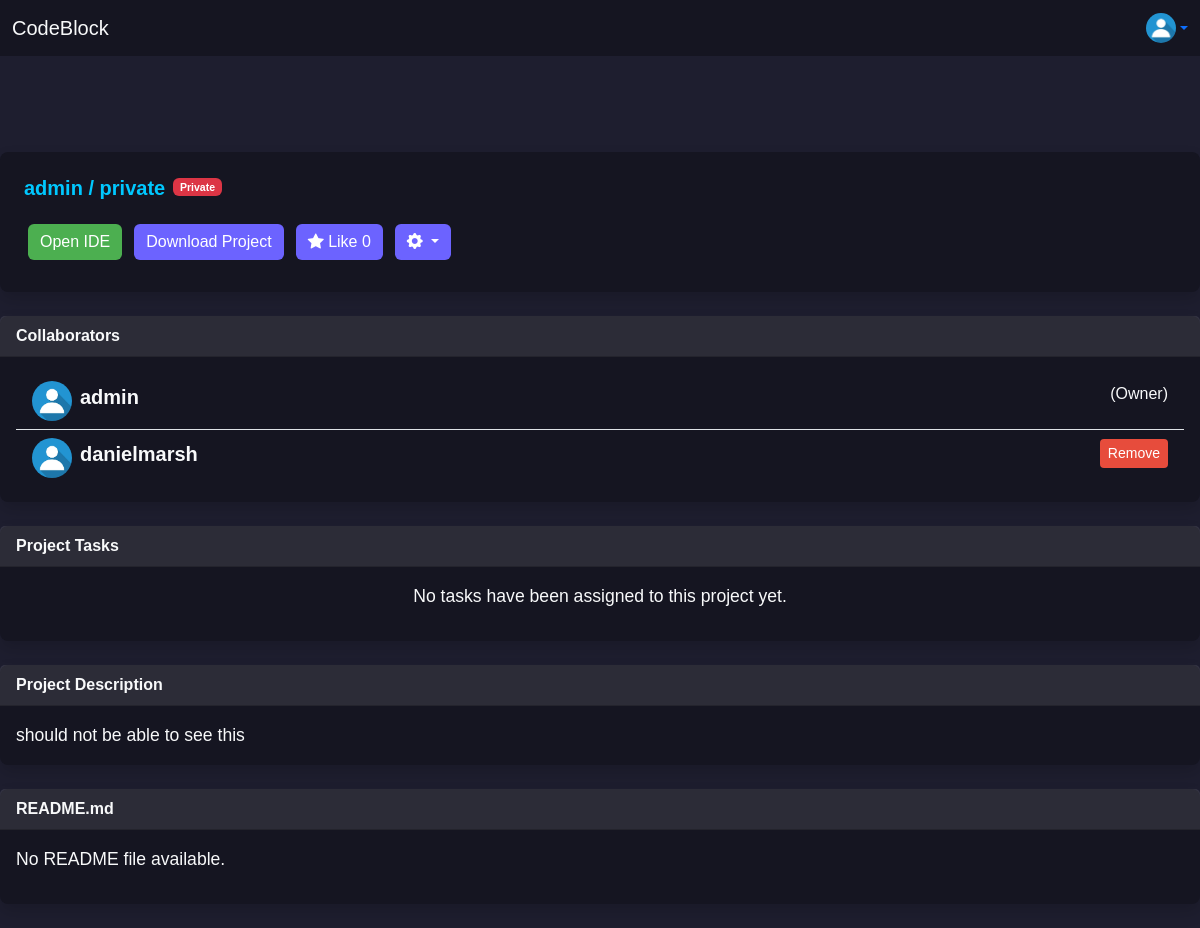
Before: /project/admin/12/ (signed in) with the older database file.
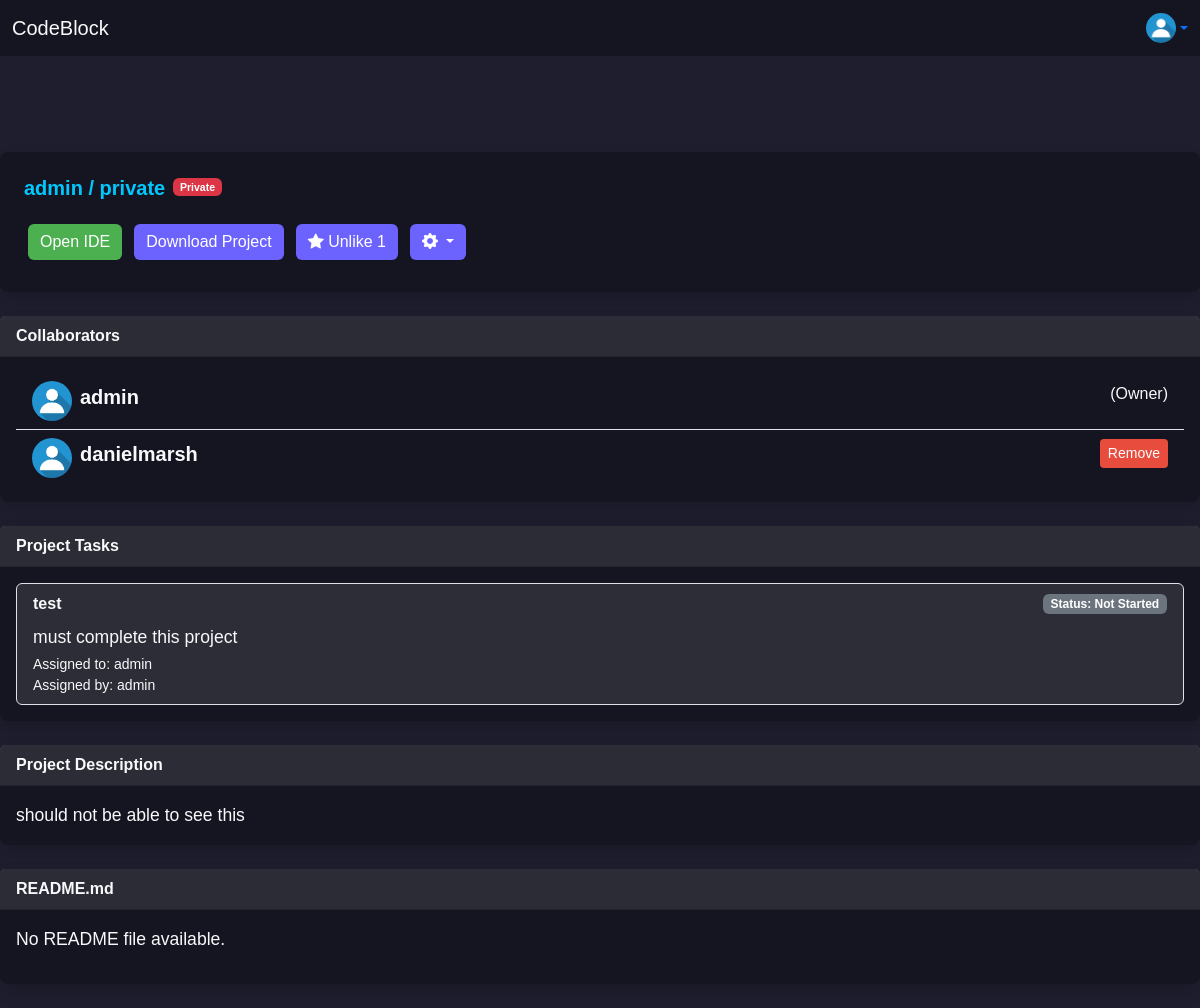
After: the same page with the newer database file.
### ide/models.py (models this page shows, shortened)
class Project(models.Model):
    THEME_CHOICES = [
        ('default', 'Light Mode'),
        ('eclipse', 'Eclipse'),
        ('material', 'Material'),
        ('cobalt', 'Cobalt'),
        ('monokai', 'Monokai'),
        ('dracula', 'Dracula'),
    ]
    SYNTAX_CHOICES = [
        ('auto', 'Auto Detect'),
        ('plain', 'Plain Text'),
        ('python', 'Python'),
        ('javascript', 'JavaScript'),
        ('html', 'HTML'),
        ('css', 'CSS'),
        ('java', 'Java'),
        ('c', 'C'),
        ('cpp', 'C++'),
        ('php', 'PHP'),
        ('ruby', 'Ruby'),
        ('swift', 'Swift'),
        ('go', 'Go'),
        ('rust', 'Rust'),
        ('typescript', 'TypeScript'),
    ]
    user = models.ForeignKey(settings.AUTH_USER_MODEL, on_delete=models.CASCADE)
    project_name = models.CharField(max_length=100)
    project_path = models.CharField(max_length=100, default=default_project_path)
    project_description = TextField(blank=True, null=True)
    selected_theme = models.CharField(max_length=20, choices=THEME_CHOICES, default='default')
    selected_syntax = models.CharField(max_length=20, choices=SYNTAX_CHOICES, default='auto')
    is_public = models.BooleanField(default=False)
    likes = models.PositiveIntegerField(default=0)
    liked_by = models.ManyToManyField(settings.AUTH_USER_MODEL, related_name='liked_projects', blank=True)
    modified_at = models.DateTimeField(auto_now=True)
    created_at = models.DateTimeField(auto_now_add=True)
    collaborators = models.ManyToManyField(settings.AUTH_USER_MODEL, related_name='collaborating_projects', blank=True)

class Task(models.Model):
    STATUS_CHOICES = [
        ('not_started', 'Not Started'),
        ('in_progress', 'In Progress'),
        ('completed', 'Completed'),
    ]
    project = models.ForeignKey('Project', on_delete=models.CASCADE, related_name='tasks')
    assigned_to = models.ForeignKey(settings.AUTH_USER_MODEL, on_delete=models.CASCADE, related_name='tasks')
    assigned_by = models.ForeignKey(settings.AUTH_USER_MODEL, on_delete=models.CASCADE, related_name='tasks_assigned_by')
    title = models.CharField(max_length=100)
    description = models.TextField(blank=True, null=True)
    status = models.CharField(max_length=20, choices=STATUS_CHOICES, default='not_started')
    created_at = models.DateTimeField(auto_now_add=True)
    updated_at = models.DateTimeField(auto_now=True)

### user/models.py (models this page shows, shortened)
class CustomUser(AbstractUser):
    profile_picture = models.ImageField(upload_to='profile_pictures/', null=True, blank=True)
    following = models.ManyToManyField(
        'self',
        symmetrical=False,
        related_name='followers',
        blank=True
    )
    bio = models.TextField(null=True, blank=True)
    activity_log = models.JSONField(default=dict, blank=True)

### ide/views.py (the view, shortened to what this page needs)
# urls.py: path('project/<str:username>/<int:project_id>/', ProjectView.as_view(), name='project'),
class ProjectView(LoginRequiredMixin, TemplateView):
    template_name = 'project.html'
    login_url = 'login'
    def get(self, request, *args, **kwargs):
        project_id = kwargs.get('project_id')
        if project_id:
            try:
                current_project = Project.objects.get(id=project_id)
            except Project.DoesNotExist:
                return redirect('personal_profile')  # Redirect if the project does not exist
        else:
            current_project = Project.objects.order_by('-modified_at').first()
        project_tree = get_project_tree(current_project.project_path)
        readme_content = "<p>No README file available.</p>"
        readme_path = os.path.join(current_project.project_path, "README.md")
        if os.path.exists(readme_path):
            with open(readme_path, "r", encoding="utf-8") as readme_file:
                readme_content = markdown.markdown(readme_file.read())
        context = {
            'current_project': current_project,
            'project_tree': project_tree,
            'readme_content': readme_content,
            'tasks': current_project.tasks.all()
        }
        return render(request, self.template_name, context)

### ide/views.py (called while the page is built, shortened)
def get_project_tree(project_path):
    project_tree = []
    root_dir = os.path.basename(project_path)
    return project_tree

### ide/templates/project.html (shortened to what the changed rows need)
{% extends 'base.html' %}
{% block extra_head %}
    {% load static %}
    <link rel="stylesheet" type="text/css" href="{% static 'project.css' %}">
{% endblock %}
{% block content %}
    <div class="mb-4">
        <div class="card shadow border-0">
            <div class="text-light m-4">
                <div class="d-flex flex-wrap justify-content-start">
                    <h3 class="card-title mb-4">
                        <a href="{% url 'public_profile' current_project.user.username %}" class="card-title">
                            {{ current_project.user.username }}
                        </a>
                        /
                        <a href="{% url 'project' username=current_project.user.username project_id=current_project.id %}" class="card-title">
                            {{ current_project.project_name }}
                        </a>
                    </h3>
                </div>
                <div class="d-flex flex-wrap justify-content-start">
                    <form method="post" action="{% url 'project' username=current_project.user.username project_id=current_project.id %}" class="mx-1">
                        <button type="submit" name="toggle_like" class="btn btn-secondary mx-1 mb-2">
                            <i class="bi bi-star-fill"></i>
                            {% if user in current_project.liked_by.all %}
                                Unlike {{ current_project.likes }}
                            {% else %}
                                Like {{ current_project.likes }}
                            {% endif %}
                        </button>
                    </form>
                </div>
            </div>
        </div>
    </div>
    <div class="mb-4">
        <div class="card shadow border-0">
            <div class="card-body text-light">
                <ul class="list-group list-group-flush">
                    <li class="list-group-item bg-transparent text-light d-flex align-items-center">
                        <img src="{{ current_project.user.profile_picture.url }}" alt="Profile" class="profile-image rounded-circle me-2" style="width: 40px; height: 40px;">
                        <div class="d-flex justify-content-between w-100">
                            <a href="{% url 'public_profile' current_project.user.username %}" class="card-title text-decoration-none text-light fs-5">
                                {{ current_project.user.username }}
                            </a>
                            <span class="text-light ms-2">(Owner)</span>
                        </div>
                    </li>
                    {% for collaborator in current_project.collaborators.all %}
                        <li class="list-group-item bg-transparent text-light d-flex align-items-center">
                            <img src="{{ collaborator.profile_picture.url }}" alt="Profile" class="profile-image rounded-circle me-2" style="width: 40px; height: 40px;">
                            <div class="d-flex justify-content-between w-100">
                                <a href="{% url 'public_profile' collaborator.username %}" class="card-title text-decoration-none text-light fs-5">
                                    {{ collaborator.username }}
                                </a>
                                {% if request.user == current_project.user %}
                                    <form method="post" class="m-0">
                                        <button type="submit" name="remove_collaborator" class="btn btn-danger btn-sm">Remove</button>
                                    </form>
                                {% endif %}
                            </div>
                        </li>
                    {% empty %}
                        <li class="list-group-item bg-transparent text-light">No collaborators added yet.</li>
                    {% endfor %}
                </ul>
            </div>
        </div>
    </div>
    <div class="mb-4">
        <div class="card shadow border-0">
                <div class="card-body text-light">
                    {% if tasks %}
                        <ul class="list-group">
                            {% for task in tasks %}
                                <li class="list-group-item" style="background-color: rgba(255, 255, 255, 0.1);">
                                    <div class="d-flex justify-content-between align-items-center mb-2">
                                        <strong class="text-light">{{ task.title }}</strong>
                                        <span class="badge bg-secondary">Status: {{ task.get_status_display }}</span>
                                    </div>
                                    <p class="mb-1 text-light">{{ task.description }}</p>
                                    <div class="small text-light">
                                        Assigned to: {{ task.assigned_to.username }} <br>
                                        Assigned by: {{ task.assigned_by.username }}
                                    </div>
                                </li>
                            {% endfor %}
                        </ul>
                    {% else %}
                        <div class="text-center">
                            <p class="text-light">No tasks have been assigned to this project yet.</p>
                        </div>
                    {% endif %}
                </div>
        </div>
    </div>
    <div class="mb-4">
        <div class="card shadow border-0">
            <div class="card-body text-light">
                <p class="mb-0">{{ current_project.project_description }}</p>
            </div>
        </div>
    </div>
{% endblock %}

Changed rows visible on the page:
changed Project "private": likes "0" → "1"
added Task: title "test", status "Not Started", description "must complete this project", assigned_to.username "admin", assigned_by.username "admin"
Other visible differences:
text no longer shown: "Like No tasks have been assigned to this project yet."
text now shown: "Unlike"
